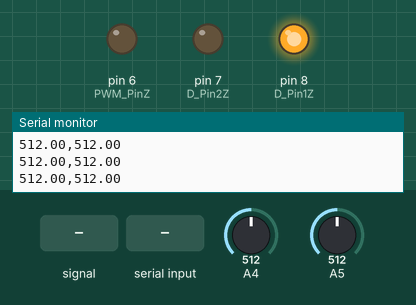
The program below on a simulated Arduino Leonardo, built with avr-gcc and run on an emulated ATmega32U4. Shown: output pins drawn as LEDs (lit = HIGH), the last lines printed to the serial monitor. The test bench sets the inputs (shaded band); at power-on: A5 = 512, A4 = 512.

Above: at 1.2 s.
1.3 s: A4 fed a 200 Hz sine of ±81 counts around its level
At 2.5 s:
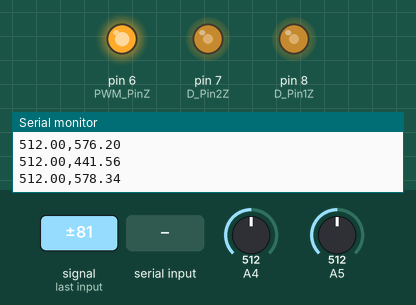
4.3 s: A5 fed a 1000 Hz sine of ±255 counts around its level
7.3 s: A5 set to 0
10.3 s: A4 set to 716
At 11.5 s:
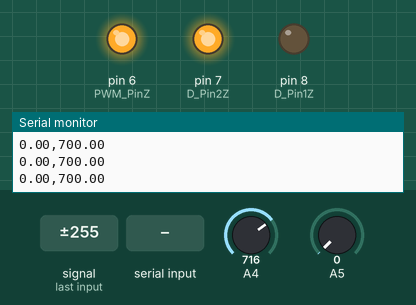
11.8 s: "30,150,10\n" received over Serial
At 13.0 s:
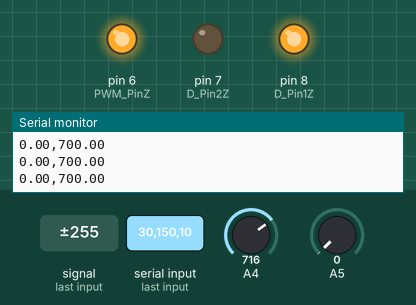
13.3 s: byte 10 ('\n') received over Serial
At 15.6 s:
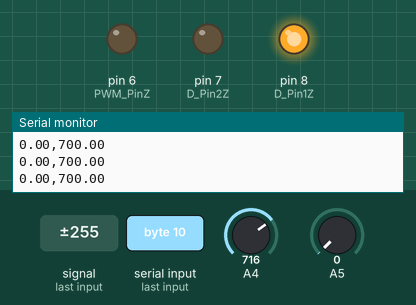
Timing chart, 0 to 16.8 s (numbered marks = the images above; inputs shaded):
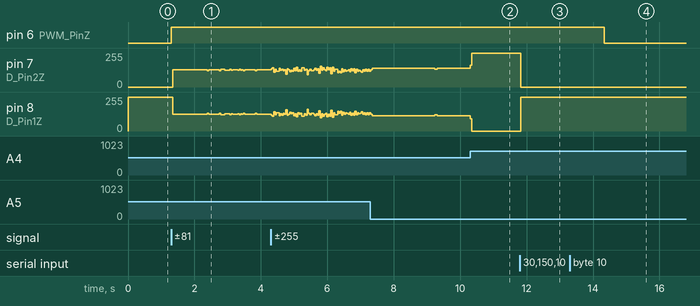

The program:

main.cpp
```cpp
#include <Arduino.h>
#include "PID.h"

PID_s pidZ;

void control_f(int &control, const int pinPWM, const int dir1, const int dir2);


const int PWM_PinZ = 6;
const int D_Pin1Z = 8;
const int D_Pin2Z = 7;

char flag = 0;
unsigned int newData = 0;
int prevData = 0;

void setup() {
    // initialize serial communications at 115200 bps:
    Serial.begin(115200);
    pinMode(D_Pin1Z, OUTPUT);
    pinMode(D_Pin2Z, OUTPUT);


    pidZ.k = 1;
    pidZ.p = -4.25;
    pidZ.i = -0;
    pidZ.d = -320;

    cli();//disable interrupts


    //clear ADCSRA and ADCSRB registers
    ADCSRA = 0;
    ADCSRB = 0;
    ADMUX = (1 << REFS1); //set reference voltage

    ADMUX |= (0 << ADLAR); //left align the ADC value- so we can read highest 8 bits from ADCH register only

    ADCSRA |= (1 << ADPS2) | (1 << ADPS0); //set ADC clock with 32 prescaler- 16mHz/32=500kHz
    ADCSRA |= (1 << ADATE); //enabble auto trigger
    ADCSRA |= (1 << ADIE); //enable interrupts when measurement complete
    ADCSRA |= (1 << ADEN); //enable ADC
    ADCSRA |= (1 << ADSC); //start ADC measurements

    TCCR1A = 0; //  0
    TCCR1B = 0;

    OCR1A = 128; // compare register
    TCCR1B |= (1 << WGM12); // включение в CTC режим

    // 64 prescaler
    TCCR1B |= (1 << CS10);
    TCCR1B |= (1 << CS11);

    TIMSK1 |= (1 << OCIE1A);  // enable interrupt


    TCCR3A = (1 << COM3A1) | (1 << WGM30) | (1 << WGM31);
    TCCR3B = (1 << WGM32) | (1 << CS31) | (1 << CS30);  // fast pwm

    sei();//enable interrupts

}

ISR(TIMER1_COMPA_vect) {


    computePID_f(pidZ, 1, 0.8, 0.8, 700);
    control_f(pidZ.control, PWM_PinZ, D_Pin1Z, D_Pin2Z);

}

ISR(ADC_vect) {//when new ADC value ready


    if (flag == 0) {

        unsigned int lowBitValue = ADCL;                 // low bites
        pidZ.fieldm = ((ADCH << 8) | lowBitValue); //concatenation
        flag = 1;
        ADMUX = ADMUX & 0b11111000 | flag;

    } else {

        unsigned int lowBitValue = ADCL;                 // low bites
        pidZ.refm = ((ADCH << 8) | lowBitValue); //concatenation
        flag = 0;
        ADMUX = ADMUX & 0b11111000 | flag;
    }

}

void loop() {

    // if there's any serial available, read it:

    if (Serial.available() > 0) {

        // look for the next valid integer in the incoming serial stream:

        pidZ.k = Serial.parseFloat();

        pidZ.p = Serial.parseFloat();

        pidZ.i = Serial.parseFloat();

        pidZ.d = Serial.parseFloat();
    }
    // look for the newline. That's the end of the sentence:

    if (Serial.read() == '\n') {

//    Serial.println(pidY.control);
//    Serial.println(pidY.field);
        // Serial.print(pidZ.p);
        Serial.print(pidZ.field);
        Serial.print(',');
        Serial.println(pidZ.ref);
//        Serial.print(" ");
//        Serial.println(prevData);
//    Serial.print(',');
        delay(100);
    }
    Serial.print(pidZ.field);
    Serial.print(',');
    Serial.println(pidZ.ref);
    delay(100);
    //}
}


void control_f(int &control, const int pinPWM, const int dir1, const int dir2) {

    if (control > 1023) { //high border
        control = 1023;
        digitalWrite(dir1, HIGH);
        digitalWrite(dir2, LOW);
        analogWrite(pinPWM, control);
    } else if ((control >= 0) && (control <= 1023)) {
        digitalWrite(dir1, HIGH);
        digitalWrite(dir2, LOW);
        analogWrite(pinPWM, control);
    } else if ((control < 0) && (control >= (-1023))) { //low border
        digitalWrite(dir1, LOW);
        digitalWrite(dir2, HIGH);
        analogWrite(pinPWM, abs(control));
    } else if (control < -1023) {
        control = -1023;
        digitalWrite(dir1, LOW);
        digitalWrite(dir2, HIGH);
        analogWrite(pinPWM, abs(control));
    }

}
```

PID.h
```cpp
//
// Created by ik76 on 21.05.2022.
//

#ifndef LEVITRON_PID_H
#define LEVITRON_PID_H


struct PID_s {
    float field = 0;       // значение с датчика Холла
    float ref = 0; // Задание (потенциометр на третьей ноге)
    float fieldm = 0;       // значение с датчика Холла
    float refm = 0; // Задание (потенциометр на третьей ноге)
    float error = 0;     // Ошибка управления
    int control = 0;     // Сигнал управления
    float integral = 0;    // интегральная составляющая
    float diff = 0;
    float prevField = 0;
    float prevRef = 0;
    float prevError = 0;
    float k = 0;
    float p = 0;
    float i = 0;
    float d = 0;
};


void computePID_f(PID_s &pid, float deltaTime, float kRefFilter, float kFieldFilter, unsigned int border) {
    //обнуление сигнала управления
    pid.control = 0;

    pid.error = pid.ref - pid.field; // ошибка управления
    //фильтрация
    pid.field = pid.prevField * (1 - kFieldFilter) + kFieldFilter * pid.fieldm;
    pid.ref = pid.prevRef * (1 - kRefFilter) + kRefFilter * pid.refm;

    if (pid.ref >= border) { //ограничение
        pid.ref = border;
    }

    pid.diff = (pid.error - pid.prevError) / deltaTime; // находим производную
    pid.integral += (pid.error - pid.prevError) * deltaTime;   // находим интегал
    //
    pid.prevField = pid.field;
    pid.prevRef = pid.ref;
    pid.prevError = pid.error;

    //сигнал управления ПИД-регулятора
    pid.control = pid.k * (pid.p * pid.error + pid.i * pid.integral + pid.d * pid.diff);
}

#endif //LEVITRON_PID_H
```

Measured:
- after the input at 1.3 s, pin 6 (PWM_PinZ): LOW → HIGH at once
- after the input at 10.3 s, pin 6 (PWM_PinZ): stays HIGH (without the input it goes to HIGH after 1.5 s)
- after the input at 11.8 s, pin 7 (D_Pin2Z): 255/255 → 0/255 at once; pin 8 (D_Pin1Z): 0/255 → 255/255 at once
- after the input at 13.3 s, pin 6 (PWM_PinZ): HIGH → LOW after 1.0 s
